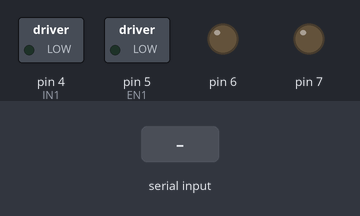
Simulated run of this sketch. Board: Arduino Uno, built with avr-gcc and run on an emulated ATmega328P. On the bench: switched loads named in the sketch (green lamp = pin HIGH), output pins drawn as LEDs (lit = HIGH). Inputs (shaded band) come from the test bench.

Above: at 1.2 s.
1.3 s: "r" received over Serial
At 2.2 s:
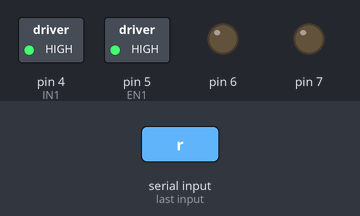
4.3 s: "l" received over Serial
At 5.7 s:
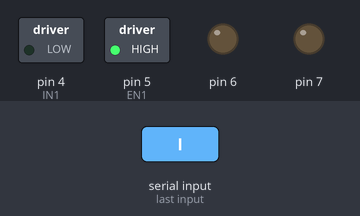
Timing chart, 0 to 7.8 s (numbered marks = the images above; inputs shaded):
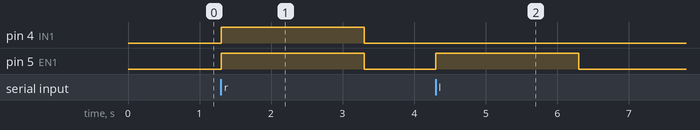

Measured:
- after the input at 1.3 s, pin 4 (IN1), pin 5 (EN1): LOW → HIGH at once, → LOW 2.0 s later
- after the input at 4.3 s, pin 5 (EN1): LOW → HIGH at once, → LOW 2.0 s later

The sketch:

SorteerRobot.ino
```cpp
int EN1 = 5;
int EN2 = 6;
int IN1 = 4;
int IN2 = 7;

void Motor1(int pwm, boolean reverse) {
  analogWrite(EN1, pwm);
  if (reverse)  {
    digitalWrite(IN1, HIGH);
  }
  else  {
    digitalWrite(IN1, LOW);
  }
}

void setup() {
  for (int i = 4; i <= 7; i++){
    pinMode(i, OUTPUT);
  }

  Serial.begin(9600);
}

void loop() {
  int x, delay_en;
  char val;
  while (1)  {
    val = Serial.read();
    if (val != -1)    {
      switch (val)      {
        case 'r'://turn right
          Motor1(255, true);
          delay(2000);
          Motor1(0, false);
          break;
        case 'l'://turn left
          Motor1(255, false);
          delay(2000);
          Motor1(0, false);
          break;
      }
    }
  }
}
```
